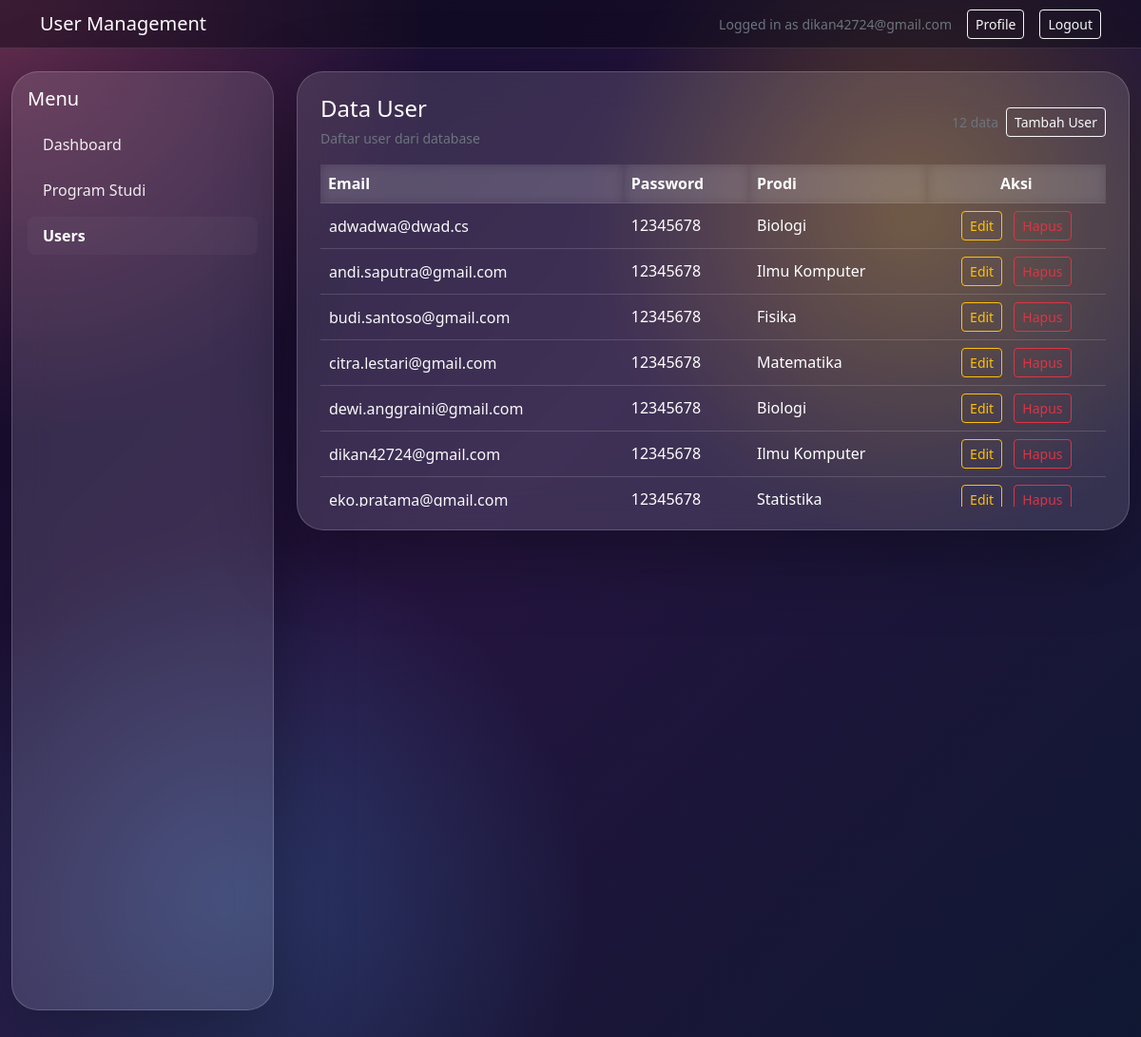
Page /user.php (signed in) on the earlier database version.
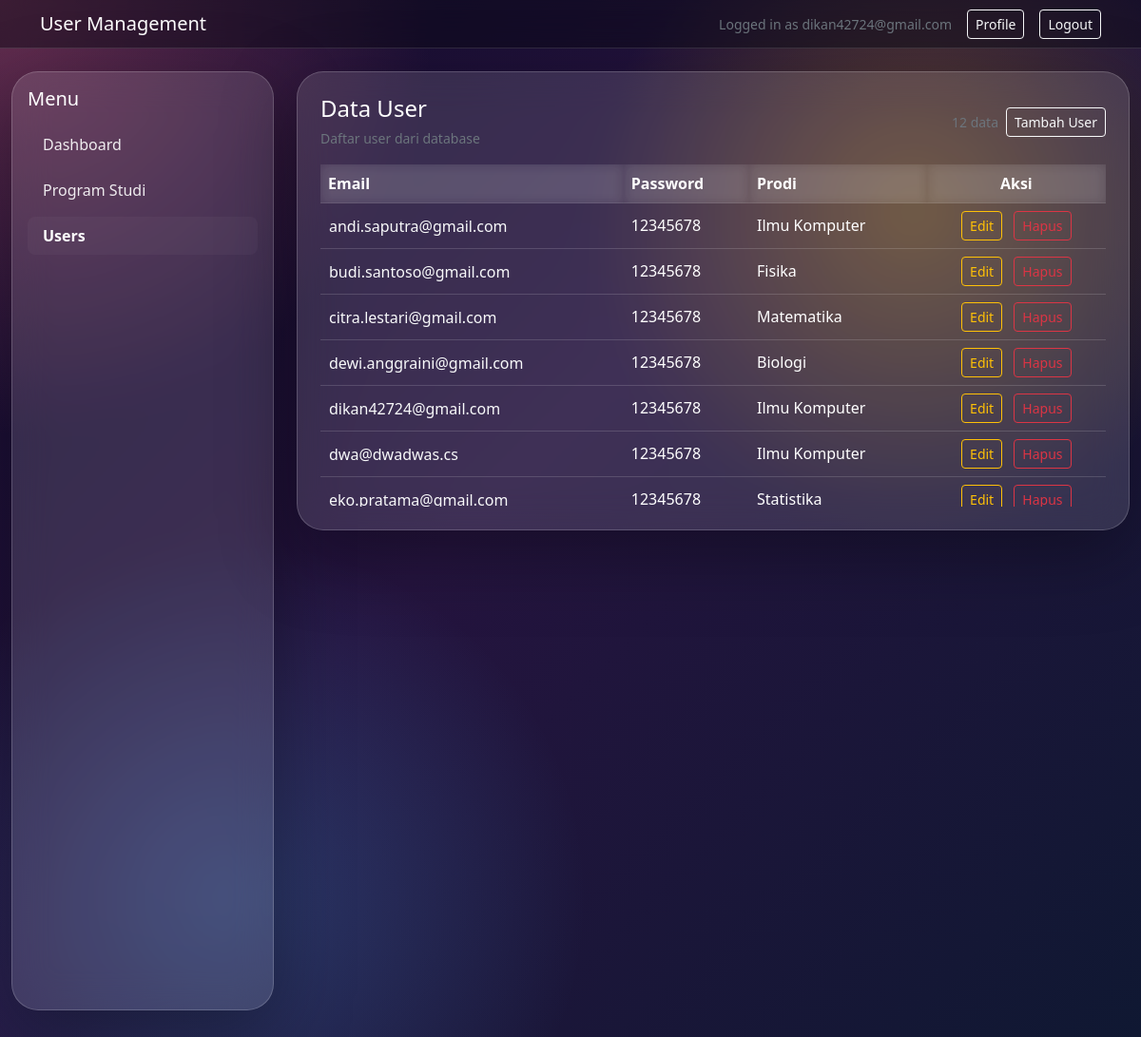
Same page on the later database version.
### tables this page shows
CREATE TABLE `user_tbl` (
  `user_id` int(11) NOT NULL,
  `email` varchar(255) NOT NULL,
  `password` varchar(255) NOT NULL,
  `prodi_id` int(11) NOT NULL
);

CREATE TABLE `prodi_tbl` (
  `prodi_id` int(11) NOT NULL,
  `nama_prodi` varchar(255) NOT NULL
);

### user.php (the view, shortened to what this page needs)
<?php
$dbHost = 'localhost';
$dbUser = 'root';
$dbPassword = '';
$dbName = 'pemweb_db';
$email = $_SESSION['email'] ?? 'User';
$error = '';
$conn = new mysqli($dbHost, $dbUser, $dbPassword, $dbName);
$users = [];
if ($error === '') {
	$userResult = $conn->query('SELECT u.user_id, u.email, u.password, u.prodi_id, p.nama_prodi FROM user_tbl u LEFT JOIN prodi_tbl p ON p.prodi_id = u.prodi_id ORDER BY u.email ASC');
	if ($userResult) {
		while ($row = $userResult->fetch_assoc()) {
			$users[] = $row;
		}
	}
}
?>
<!doctype html>
<html lang="en">
<head>
	<link rel="stylesheet" href="css/bootstrap.min.css">
</head>
<body>
	<nav class="navbar navbar-expand-lg navbar-dark" style="background: rgba(10, 10, 20, 0.45); backdrop-filter: blur(16px); border-bottom: 1px solid rgba(255, 255, 255, 0.12);">
		<div class="container">
			<span class="navbar-brand mb-0 h1">User Management</span>
			<div class="ms-auto d-flex align-items-center gap-3">
				<span class="text-secondary small">Logged in as <?php echo htmlspecialchars($email, ENT_QUOTES, 'UTF-8'); ?></span>
				<a href="profile.php" class="btn btn-outline-light btn-sm">Profile</a>
				<a href="dashboard.php?logout=1" class="btn btn-outline-light btn-sm">Logout</a>
			</div>
		</div>
	</nav>
	<main class="container-fluid py-4">
		<div class="row g-4">
			<aside class="col-12 col-md-3 mb-4">
				<div class="p-3 hero-glass sidebar">
					<h5 class="mb-3">Menu</h5>
					<ul class="nav flex-column">
						<li class="nav-item mb-2"><a class="nav-link" href="dashboard.php">Dashboard</a></li>
						<li class="nav-item mb-2"><a class="nav-link" href="program_studi.php">Program Studi</a></li>
						<li class="nav-item mb-2"><a class="nav-link active" href="user.php">Users</a></li>
					</ul>
				</div>
			</aside>
			<section class="col-12 col-md-9">
				<div class="row g-4">
					<div class="col-12">
						<div class="card hero-glass p-4 h-100">
					<div class="d-flex justify-content-between align-items-center mb-3">
						<div>
							<h4 class="mb-1">Data User</h4>
							<small class="text-secondary">Daftar user dari database</small>
						</div>
						<div class="d-flex align-items-center gap-2">
							<div class="text-secondary small"><?php echo count($users); ?> data</div>
							<button type="button" class="btn btn-outline-light btn-sm" data-bs-toggle="modal" data-bs-target="#userModal">Tambah User</button>
						</div>
					</div>
						<div class="table-responsive">
						<table class="table table-glass align-middle mb-0">
							<thead>
								<tr>
									<th>Email</th>
									<th>Password</th>
									<th>Prodi</th>
									<th class="text-center">Aksi</th>
								</tr>
							</thead>
							<tbody>
								<?php if (count($users) > 0): ?>
									<?php foreach ($users as $user): ?>
										<tr>
											<td>
												<button type="button" class="btn btn-link text-light text-decoration-none p-0" style="cursor: pointer;" data-bs-toggle="modal" data-bs-target="#editUserModal<?php echo htmlspecialchars($user['user_id'], ENT_QUOTES, 'UTF-8'); ?>">
													<?php echo htmlspecialchars($user['email'] ?? '', ENT_QUOTES, 'UTF-8'); ?>
												</button>
											</td>
											<td><?php echo htmlspecialchars($user['password'] ?? '', ENT_QUOTES, 'UTF-8'); ?></td>
											<td><?php echo htmlspecialchars($user['nama_prodi'] ?? '-', ENT_QUOTES, 'UTF-8'); ?></td>
											<td class="text-center">
												<button type="button" class="btn btn-sm btn-outline-warning me-2" data-bs-toggle="modal" data-bs-target="#editUserModal<?php echo htmlspecialchars($user['user_id'], ENT_QUOTES, 'UTF-8'); ?>">Edit</button>
												<a href="user.php?delete=<?php echo htmlspecialchars($user['user_id'], ENT_QUOTES, 'UTF-8'); ?>" class="btn btn-sm btn-outline-danger" onclick="return confirm('Apakah Anda yakin ingin menghapus user ini?');">Hapus</a>
											</td>
										</tr>
									<?php endforeach; ?>
								<?php else: ?>
									<tr>
										<td colspan="4" class="text-center text-secondary py-4">Belum ada data user.</td>
									</tr>
								<?php endif; ?>
							</tbody>
						</table>
					</div>
						</div>
					</div>
				</div>
			</section>
		</div>
	</main>
</body>
</html>

Differences in the rows shown:
removed user_tbl: email "adwadwa@dwad.cs", password "12345678", prodi.nama_prodi "Biologi"
added user_tbl: email "dwa@dwadwas.cs", password "12345678", prodi.nama_prodi "Ilmu Komputer"
